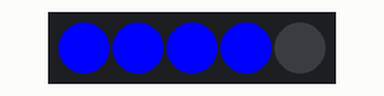
The sketch below on a simulated Arduino Uno, built with avr-gcc and run on an emulated ATmega328P. Shown: 5 RGB LEDs in strip order, left to right.

Above: at 0.1 s.
At 1.1 s:
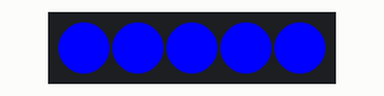
At 2.1 s:
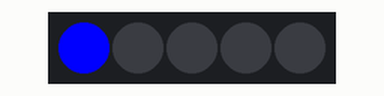
At 3.1 s:
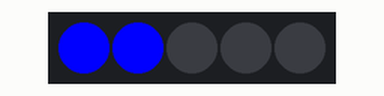
At 4.1 s:
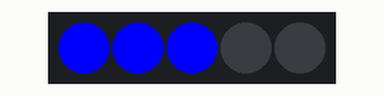
Timing chart, 0 to 130.0 s (numbered marks = the images above):
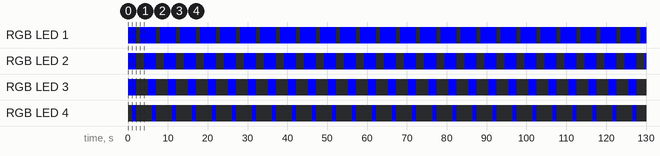

The sketch:

led_strip.ino
```cpp
#include <FastLED.h>

#define LED_PIN   7
#define NUM_LEDS  5

int panjang = 4;
int num_on;

CRGB leds[NUM_LEDS];

void setup() {
  Serial.begin(9600);
  FastLED.addLeds<WS2812, LED_PIN, GRB>(leds, NUM_LEDS);
}

void loop() {
  int i = 0;
  FastLED.clear();
  while(i <= panjang-1){
    leds[i] = CRGB(0, 0, 255);
    FastLED.show();
    i++;
    }
  if(panjang == 5){
    panjang = 0 ;
    }
  panjang++;
  delay(1000);
}
```

Measured:
- by itself, RGB LED 1: repeats every 5.0 s: off 1.0 s, RGB(0, 0, 255) 4.0 s
- by itself, RGB LED 2: repeats every 5.0 s: off 2.0 s, RGB(0, 0, 255) 3.0 s
- by itself, RGB LED 3: alternates RGB(0, 0, 255) for 2.0 s and off for 3.0 s
- by itself, RGB LED 4: alternates RGB(0, 0, 255) for 1.0 s and off for 4.0 s
- what the display in image 1 shows lasts 1.0 s, from 1.0 s to 2.0 s
